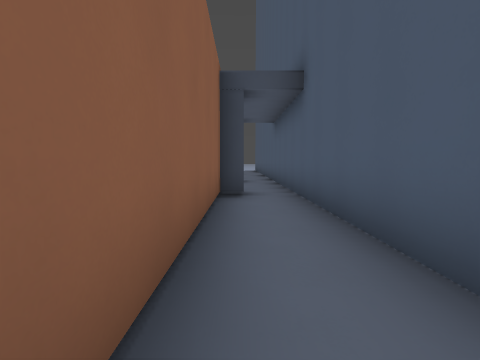
[1] (above)

18 first-person views from a walk through a level from a Godot 3-D game. The camera is 1.4 m above the floor, tilts 4° down and sees 85° across. The floor is counted in squares, 2 m on a side. Each view is taken from the middle of a square. On the plan, view 1 faces up. The plan holds only what a view shows up to about 9 squares ahead; the rest is blank. The place goes on beyond the plan.

[2]
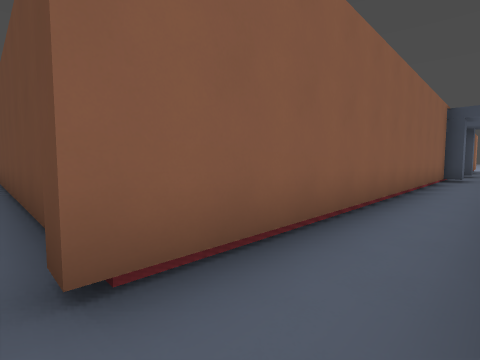

[3]
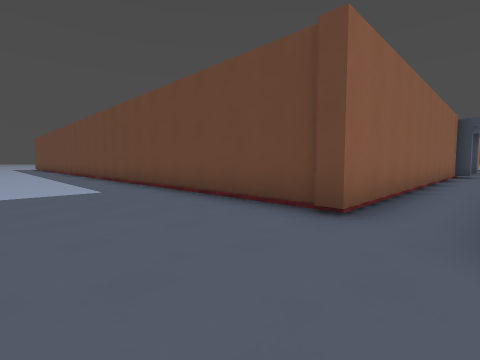

[4]
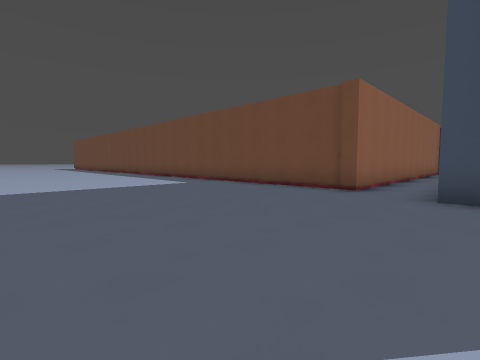

[5]
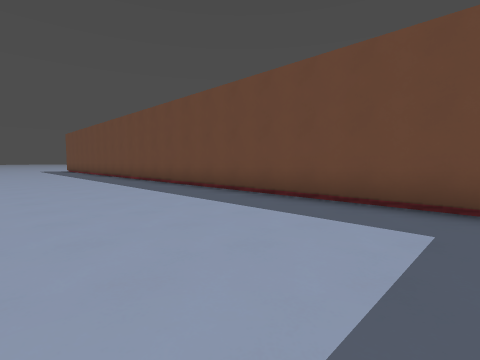

[6]
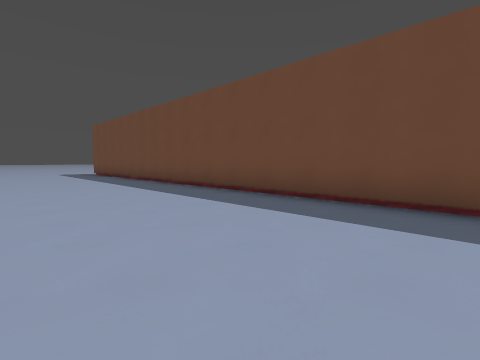

[7]
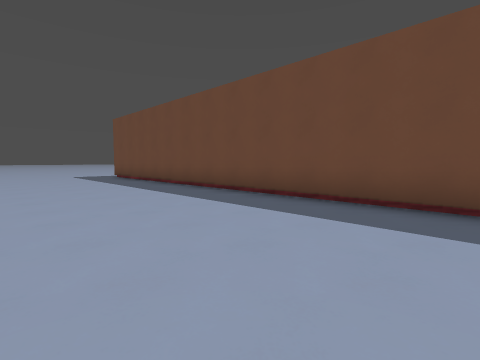

[8]
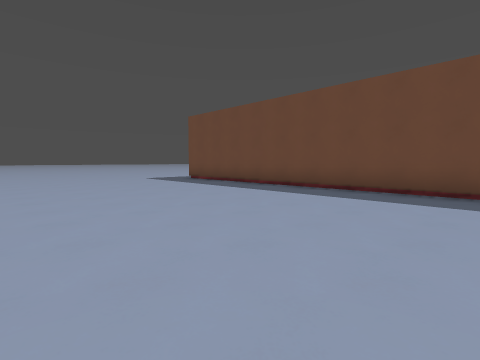

[9]
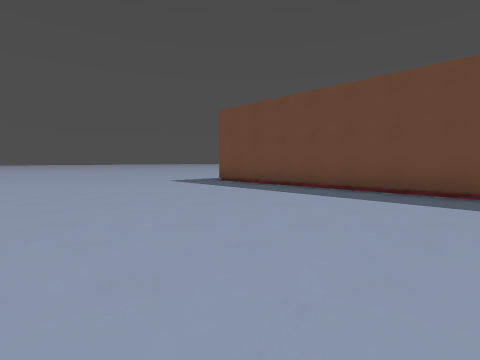

[10]
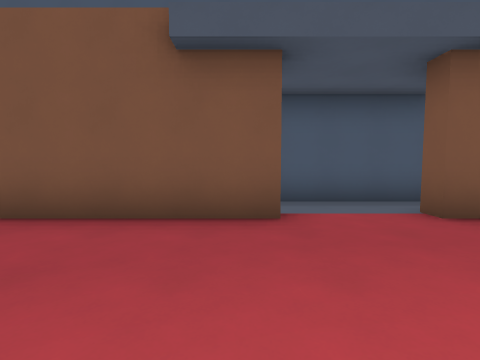

[11]
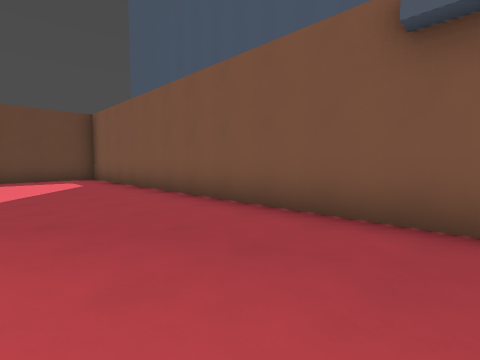

[12]
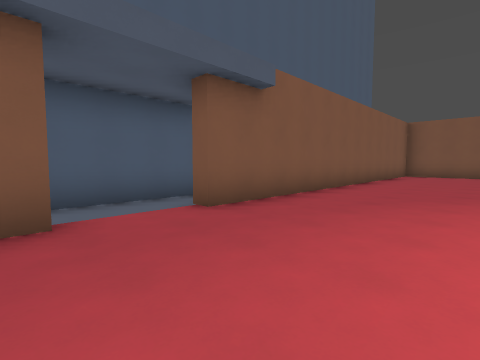

[13]
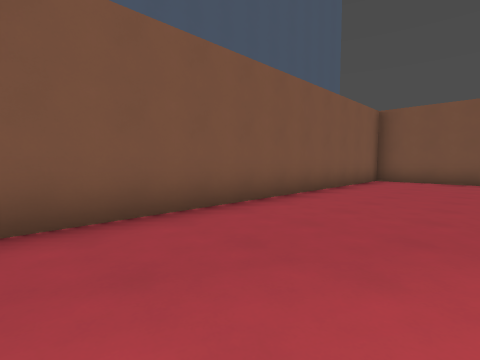

[14]
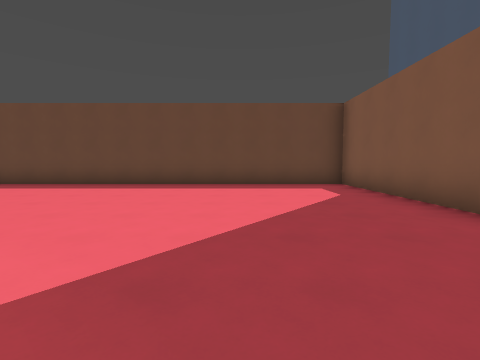

[15]
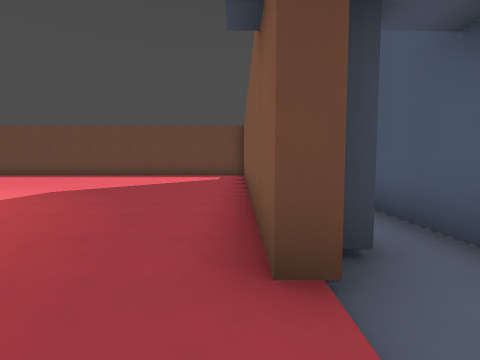

[16]
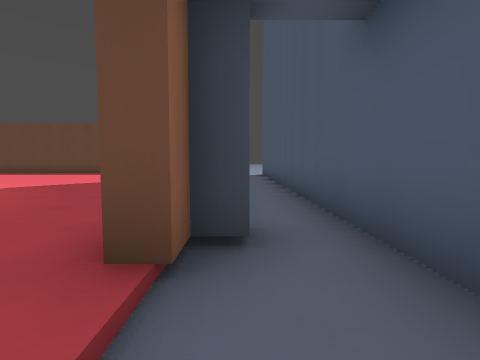

[17]
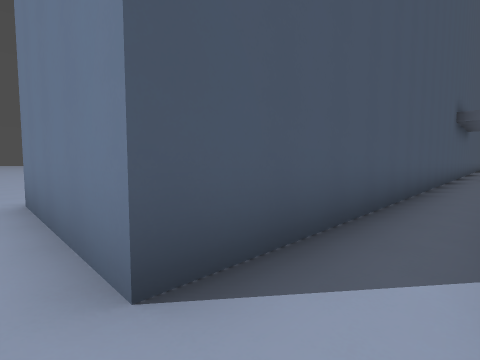

[18]
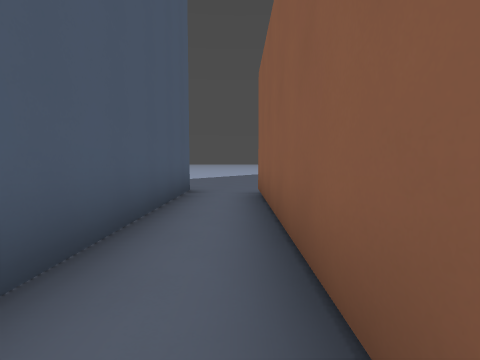

### Floor plan
Key: @ floor where view 1 was taken; # wall or solid block; . main floor; : floor 0.25 m higher than the main floor; P pillar.
Columns run from 25 left of view 1 to 2 right of it. Each row starts with its distance up from view 1.
 22                          ...
 21                          ..#
 20              ############..#
 19               ::::::::::#..#
 18                :::::::::#..#
 17                 ::::::::#..#
 16                 ::::::::#..#
 15                  :::::::#..#
 14                  :::::::#..#
 13                   ::::::#..#
 12                    :::::#..#
 11                     ::::#..#
 10                      :::#..#
  9                      :::#P.#
  8                      ::::..#
  7                      ::::..#
  6                      :::#P.#
  5                      :::#..#
  4                      :::#..#
  3                      :::#..#
  2                      :::#..#
  1                      :::#..#
  0                      :::#@.#
 -1                      :::#..#
 -2                      :::#..#
 -3                      :::#..#
 -4                      :::#..#
 -5 #########################..#
 -6 ...........................#
 -7 ............................
 -8 ............................
 -9 ............................
-10 ............................
-11 .........      .............
-12 .........         ..........

Where each view was taken, in squares from view 1:
view 1: 0 up, 0 right, facing up
view 2: 6 down, 1 right, facing up-left
view 3: 9 down, 1 right, facing up-left
view 4: 12 down, 2 right, facing up-left
view 5: 10 down, 5 left, facing up-left
view 6: 10 down, 11 left, facing up-left
view 7: 10 down, 14 left, facing up-left
view 8: 12 down, 17 left, facing up-left
view 9: 12 down, 19 left, facing up-left
view 10: 9 up, 4 left, facing right
view 11: 9 up, 4 left, facing up-right
view 12: 9 up, 4 left, facing down-right
view 13: 5 up, 4 left, facing down-right
view 14: 12 up, 4 left, facing up
view 15: 7 up, 1 left, facing up
view 16: 7 up, 0 right, facing up
view 17: 22 up, 0 right, facing down-right
view 18: 0 up, 0 right, facing down
